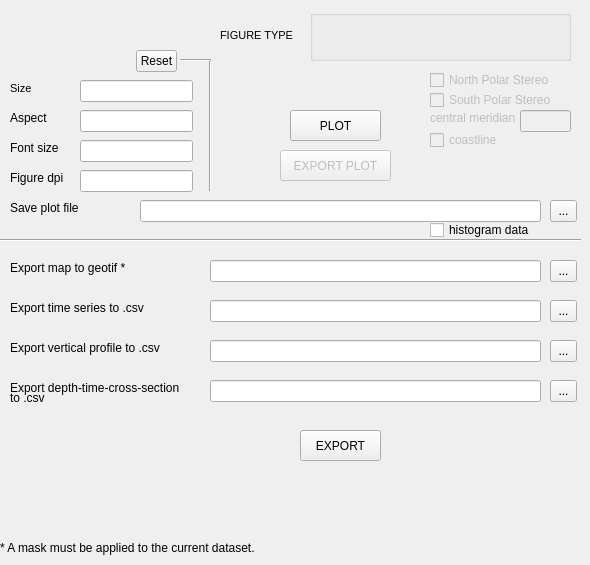
   <widget class="QWidget" name="figure">
    <property name="enabled">
     <bool>true</bool>
    </property>
    <property name="font">
     <font>
      <pointsize>9</pointsize>
      <weight>50</weight>
      <bold>false</bold>
      <kerning>true</kerning>
     </font>
    </property>
    <property name="autoFillBackground">
     <bool>true</bool>
    </property>
    <attribute name="title">
     <string>Figures</string>
    </attribute>
    <widget class="QLabel" name="label31">
     <property name="enabled">
      <bool>true</bool>
     </property>
     <property name="geometry">
      <rect>
       <x>220</x>
       <y>20</y>
       <width>81</width>
       <height>31</height>
      </rect>
     </property>
     <property name="font">
      <font>
       <pointsize>8</pointsize>
       <weight>50</weight>
       <bold>false</bold>
       <kerning>true</kerning>
      </font>
     </property>
     <property name="text">
      <string>FIGURE TYPE</string>
     </property>
    </widget>
    <widget class="QGroupBox" name="groupBox">
     <property name="geometry">
      <rect>
       <x>310</x>
       <y>10</y>
       <width>261</width>
       <height>51</height>
      </rect>
     </property>
     <property name="title">
      <string/>
     </property>
     <widget class="QLabel" name="figType">
      <property name="geometry">
       <rect>
        <x>20</x>
        <y>16</y>
        <width>221</width>
        <height>20</height>
       </rect>
      </property>
      <property name="font">
       <font>
        <pointsize>8</pointsize>
        <weight>50</weight>
        <bold>false</bold>
        <kerning>true</kerning>
       </font>
      </property>
      <property name="text">
       <string/>
      </property>
     </widget>
    </widget>
    <widget class="QLabel" name="label_2">
     <property name="enabled">
      <bool>true</bool>
     </property>
     <property name="geometry">
      <rect>
       <x>10</x>
       <y>80</y>
       <width>41</width>
       <height>16</height>
      </rect>
     </property>
     <property name="font">
      <font>
       <pointsize>8</pointsize>
       <weight>50</weight>
       <bold>false</bold>
       <kerning>true</kerning>
      </font>
     </property>
     <property name="text">
      <string>Size</string>
     </property>
    </widget>
    <widget class="QLabel" name="label_3">
     <property name="geometry">
      <rect>
       <x>10</x>
       <y>110</y>
       <width>55</width>
       <height>16</height>
      </rect>
     </property>
     <property name="text">
      <string>Aspect</string>
     </property>
    </widget>
    <widget class="QLabel" name="label_4">
     <property name="geometry">
      <rect>
       <x>10</x>
       <y>140</y>
       <width>55</width>
       <height>16</height>
      </rect>
     </property>
     <property name="font">
      <font>
       <pointsize>9</pointsize>
       <weight>50</weight>
       <bold>false</bold>
       <stylestrategy>PreferDefault</stylestrategy>
       <kerning>true</kerning>
      </font>
     </property>
     <property name="autoFillBackground">
      <bool>false</bool>
     </property>
     <property name="text">
      <string>Font size</string>
     </property>
    </widget>
    <widget class="QLabel" name="label_5">
     <property name="geometry">
      <rect>
       <x>10</x>
       <y>170</y>
       <width>55</width>
       <height>16</height>
      </rect>
     </property>
     <property name="text">
      <string>Figure dpi</string>
     </property>
    </widget>
    <widget class="QLineEdit" name="figSize">
     <property name="geometry">
      <rect>
       <x>80</x>
       <y>80</y>
       <width>113</width>
       <height>22</height>
      </rect>
     </property>
    </widget>
    <widget class="QLineEdit" name="figAsp">
     <property name="geometry">
      <rect>
       <x>80</x>
       <y>110</y>
       <width>113</width>
       <height>22</height>
      </rect>
     </property>
    </widget>
    <widget class="QLineEdit" name="fontSize">
     <property name="geometry">
      <rect>
       <x>80</x>
       <y>140</y>
       <width>113</width>
       <height>22</height>
      </rect>
     </property>
    </widget>
    <widget class="QLineEdit" name="figDpi">
     <property name="geometry">
      <rect>
       <x>80</x>
       <y>170</y>
       <width>113</width>
       <height>22</height>
      </rect>
     </property>
    </widget>
    <widget class="QToolButton" name="figPlot">
     <property name="geometry">
      <rect>
       <x>290</x>
       <y>110</y>
       <width>91</width>
       <height>31</height>
      </rect>
     </property>
     <property name="text">
      <string>PLOT</string>
     </property>
    </widget>
    <widget class="QLabel" name="label_6">
     <property name="geometry">
      <rect>
       <x>10</x>
       <y>200</y>
       <width>81</width>
       <height>16</height>
      </rect>
     </property>
     <property name="text">
      <string>Save plot file</string>
     </property>
    </widget>
    <widget class="QLineEdit" name="expPLfile">
     <property name="geometry">
      <rect>
       <x>140</x>
       <y>200</y>
       <width>401</width>
       <height>22</height>
      </rect>
     </property>
    </widget>
    <widget class="QLabel" name="label_7">
     <property name="geometry">
      <rect>
       <x>10</x>
       <y>260</y>
       <width>161</width>
       <height>16</height>
      </rect>
     </property>
     <property name="text">
      <string>Export map to geotif *</string>
     </property>
    </widget>
    <widget class="QLineEdit" name="expMap">
     <property name="geometry">
      <rect>
       <x>210</x>
       <y>260</y>
       <width>331</width>
       <height>22</height>
      </rect>
     </property>
    </widget>
    <widget class="QToolButton" name="expPLfileB">
     <property name="geometry">
      <rect>
       <x>550</x>
       <y>200</y>
       <width>27</width>
       <height>22</height>
      </rect>
     </property>
     <property name="text">
      <string>...</string>
     </property>
    </widget>
    <widget class="QToolButton" name="expMapB">
     <property name="geometry">
      <rect>
       <x>550</x>
       <y>260</y>
       <width>27</width>
       <height>22</height>
      </rect>
     </property>
     <property name="text">
      <string>...</string>
     </property>
    </widget>
    <widget class="Line" name="line">
     <property name="geometry">
      <rect>
       <x>200</x>
       <y>60</y>
       <width>20</width>
       <height>131</height>
      </rect>
     </property>
     <property name="orientation">
      <enum>Qt::Vertical</enum>
     </property>
    </widget>
    <widget class="Line" name="line_2">
     <property name="geometry">
      <rect>
       <x>180</x>
       <y>50</y>
       <width>31</width>
       <height>21</height>
      </rect>
     </property>
     <property name="orientation">
      <enum>Qt::Horizontal</enum>
     </property>
    </widget>
    <widget class="QToolButton" name="figReset">
     <property name="geometry">
      <rect>
       <x>136</x>
       <y>50</y>
       <width>41</width>
       <height>22</height>
      </rect>
     </property>
     <property name="text">
      <string>Reset</string>
     </property>
    </widget>
    <widget class="QLabel" name="label_8">
     <property name="geometry">
      <rect>
       <x>10</x>
       <y>300</y>
       <width>171</width>
       <height>16</height>
      </rect>
     </property>
     <property name="text">
      <string>Export time series to .csv</string>
     </property>
    </widget>
    <widget class="Line" name="line_3">
     <property name="geometry">
      <rect>
       <x>0</x>
       <y>230</y>
       <width>581</width>
       <height>21</height>
      </rect>
     </property>
     <property name="orientation">
      <enum>Qt::Horizontal</enum>
     </property>
    </widget>
    <widget class="QLabel" name="label_9">
     <property name="geometry">
      <rect>
       <x>10</x>
       <y>340</y>
       <width>181</width>
       <height>16</height>
      </rect>
     </property>
     <property name="text">
      <string>Export vertical profile to .csv</string>
     </property>
    </widget>
    <widget class="QLabel" name="label_10">
     <property name="geometry">
      <rect>
       <x>10</x>
       <y>380</y>
       <width>181</width>
       <height>16</height>
      </rect>
     </property>
     <property name="text">
      <string>Export depth-time-cross-section </string>
     </property>
    </widget>
    <widget class="QToolButton" name="figEPlot">
     <property name="enabled">
      <bool>false</bool>
     </property>
     <property name="geometry">
      <rect>
       <x>280</x>
       <y>150</y>
       <width>111</width>
       <height>31</height>
      </rect>
     </property>
     <property name="text">
      <string>EXPORT PLOT</string>
     </property>
    </widget>
    <widget class="QLineEdit" name="expTSfile">
     <property name="geometry">
      <rect>
       <x>210</x>
       <y>300</y>
       <width>331</width>
       <height>22</height>
      </rect>
     </property>
    </widget>
    <widget class="QLineEdit" name="exportVPfile">
     <property name="geometry">
      <rect>
       <x>210</x>
       <y>340</y>
       <width>331</width>
       <height>22</height>
      </rect>
     </property>
    </widget>
    <widget class="QLineEdit" name="exportCROSfile">
     <property name="geometry">
      <rect>
       <x>210</x>
       <y>380</y>
       <width>331</width>
       <height>22</height>
      </rect>
     </property>
    </widget>
    <widget class="QToolButton" name="expTSfileB">
     <property name="geometry">
      <rect>
       <x>550</x>
       <y>300</y>
       <width>27</width>
       <height>22</height>
      </rect>
     </property>
     <property name="text">
      <string>...</string>
     </property>
    </widget>
    <widget class="QToolButton" name="exportVPfileB">
     <property name="geometry">
      <rect>
       <x>550</x>
       <y>340</y>
       <width>27</width>
       <height>22</height>
      </rect>
     </property>
     <property name="text">
      <string>...</string>
     </property>
    </widget>
    <widget class="QToolButton" name="exportCROSfileB">
     <property name="geometry">
      <rect>
       <x>550</x>
       <y>380</y>
       <width>27</width>
       <height>22</height>
      </rect>
     </property>
     <property name="text">
      <string>...</string>
     </property>
    </widget>
    <widget class="QToolButton" name="figCSVE">
     <property name="geometry">
      <rect>
       <x>300</x>
       <y>430</y>
       <width>81</width>
       <height>31</height>
      </rect>
     </property>
     <property name="text">
      <string>EXPORT</string>
     </property>
    </widget>
    <widget class="QLabel" name="label_11">
     <property name="geometry">
      <rect>
       <x>0</x>
       <y>540</y>
       <width>341</width>
       <height>16</height>
      </rect>
     </property>
     <property name="text">
      <string>* A mask must be applied to the current dataset.</string>
     </property>
    </widget>
    <widget class="QLabel" name="label_12">
     <property name="geometry">
      <rect>
       <x>10</x>
       <y>390</y>
       <width>55</width>
       <height>16</height>
      </rect>
     </property>
     <property name="text">
      <string>to .csv</string>
     </property>
    </widget>
    <widget class="QCheckBox" name="Npolarst">
     <property name="enabled">
      <bool>false</bool>
     </property>
     <property name="geometry">
      <rect>
       <x>430</x>
       <y>70</y>
       <width>141</width>
       <height>20</height>
      </rect>
     </property>
     <property name="text">
      <string>North Polar Stereo</string>
     </property>
     <property name="checked">
      <bool>false</bool>
     </property>
    </widget>
    <widget class="QLineEdit" name="polarstcm">
     <property name="enabled">
      <bool>false</bool>
     </property>
     <property name="geometry">
      <rect>
       <x>520</x>
       <y>110</y>
       <width>51</width>
       <height>22</height>
      </rect>
     </property>
    </widget>
    <widget class="QLabel" name="label_pst">
     <property name="enabled">
      <bool>false</bool>
     </property>
     <property name="geometry">
      <rect>
       <x>430</x>
       <y>110</y>
       <width>101</width>
       <height>16</height>
      </rect>
     </property>
     <property name="text">
      <string>central meridian</string>
     </property>
    </widget>
    <widget class="QCheckBox" name="coastt">
     <property name="enabled">
      <bool>false</bool>
     </property>
     <property name="geometry">
      <rect>
       <x>430</x>
       <y>130</y>
       <width>141</width>
       <height>20</height>
      </rect>
     </property>
     <property name="text">
      <string>coastline</string>
     </property>
     <property name="checked">
      <bool>false</bool>
     </property>
    </widget>
    <widget class="QCheckBox" name="Spolarst">
     <property name="enabled">
      <bool>false</bool>
     </property>
     <property name="geometry">
      <rect>
       <x>430</x>
       <y>90</y>
       <width>141</width>
       <height>20</height>
      </rect>
     </property>
     <property name="text">
      <string>South Polar Stereo</string>
     </property>
     <property name="checked">
      <bool>false</bool>
     </property>
    </widget>
    <widget class="QCheckBox" name="histdata">
     <property name="enabled">
      <bool>true</bool>
     </property>
     <property name="geometry">
      <rect>
       <x>430</x>
       <y>220</y>
       <width>111</width>
       <height>20</height>
      </rect>
     </property>
     <property name="text">
      <string>histogram data</string>
     </property>
     <property name="checked">
      <bool>false</bool>
     </property>
    </widget>
   </widget>
